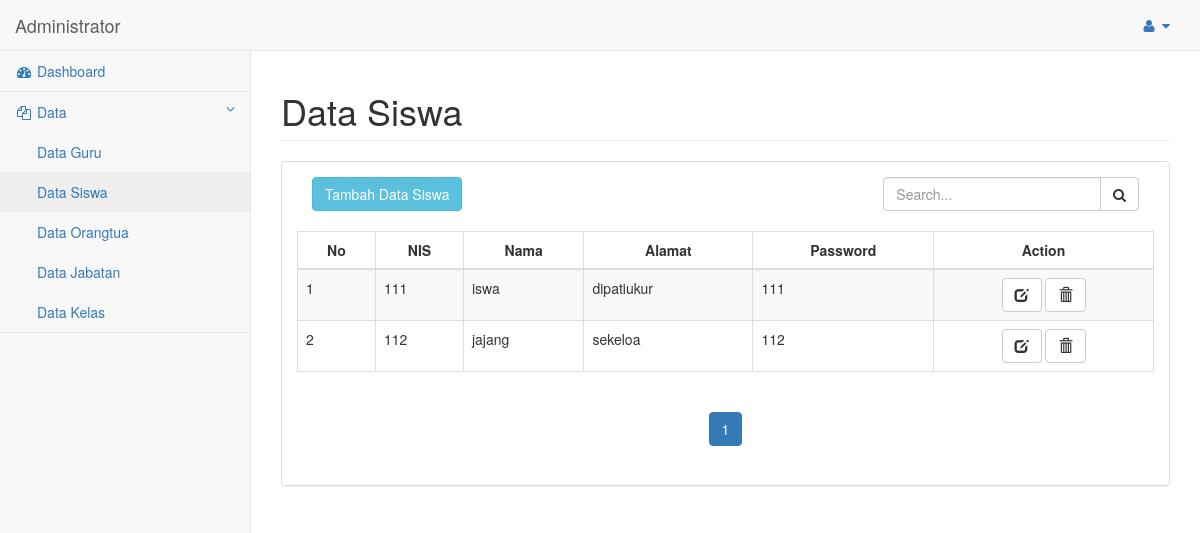
Page /admin/home_admin.php?tampil=siswa (signed in) on the committed database.
### tables this page shows
CREATE TABLE `tb_siswa` (
  `nis` varchar(14) NOT NULL,
  `nama` varchar(50) DEFAULT NULL,
  `alamat` varchar(100) DEFAULT NULL,
  `tempat_lahir` varchar(25) DEFAULT NULL,
  `tgl_lahir` date DEFAULT NULL,
  `password` varchar(15) NOT NULL,
  `id_kelas` varchar(3) DEFAULT NULL,
  `id_orangtua` varchar(3) DEFAULT NULL,
  `lat` double DEFAULT NULL,
  `longitude` double DEFAULT NULL,
  `foto` varchar(150) DEFAULT NULL,
  `baterai` int(11) NOT NULL,
  `status` char(1) DEFAULT '0'
);

### admin/tampil_siswa.php (the view, shortened to what this page needs)
<div id="page-wrapper">
    <div class="row">
        <div class="col-lg-12">
            <h1 class="page-header">Data Siswa</h1>
        </div>
    </div>
    <div class="row">
        <div class="col-lg-12">
            <div class="panel panel-default">
                <div class="panel-body">
                    <div class="col-md-4">
                        <button type="button" class="btn btn-info" data-toggle="modal" data-target="#tambah">Tambah Data Siswa</button><br><br>
                    </div>
                    <div class="col-md-4"></div>
                    <div class="col-md-4">
                    <ul class="nav">
                        <li class="sidebar-search">
                            <div class="input-group custom-search-form">
                                <input type="text" class="form-control" placeholder="Search...">
                                <span class="input-group-btn">
                                        <button class="btn btn-default" type="button">
                                            <i class="fa fa-search"></i>
                                        </button>
                                    </span>
                            </div>
                        </li>
                    </ul>
                        </div>
                    <br>
                    <table width="100%" class="table table-striped table-bordered table-hover" id="tabel_siswa">
                        <thead>
                            <tr>
                                <th>
                                    <center>No</center>
                                </th>
                                <th>
                                    <center>NIS</center>
                                </th>
                                <th>
                                    <center>Nama</center>
                                </th>
                                <th>
                                    <center>Alamat</center>
                                </th>
                                <th>
                                    <center>Password</center>
                                </th>
                                <th>
                                    <center>Action</center>
                                </th>
                            </tr>
                        </thead>
                        <tbody>
                            <?php
                            $page = isset( $_GET[ 'halaman' ] ) ? ( int )$_GET[ 'halaman' ] : 1;
                            $mulai = ( $page > 1 ) ? ( $page * 10 ) - 10 : 0;
                            $result = mysqli_query( $link, "SELECT * FROM tb_siswa" );
                            $total = mysqli_num_rows( $result );
                            $pages = ceil( $total / 10 );
                            $query = mysqli_query( $link, "select * from tb_siswa LIMIT $mulai, 10" )or die( mysqli_error( $link ) );
                            $no = $mulai + 1;
                            $ketemu = mysqli_num_rows( $query );
                            if ( $ketemu > 0 ) {
                                while ( $data = mysqli_fetch_assoc( $query ) ) {
                                    ?>
                            <tr>
                                <td>
                                    <?php echo $no++; ?>
                                </td>
                                <td>
                                    <?php echo $data['nis']; ?>
                                </td>
                                <td>
                                    <?php echo $data['nama']; ?>
                                </td>
                                <td>
                                    <?php echo $data['alamat']; ?>
                                </td>
                                <td>
                                    <?php echo $data['password']; ?>
                                </td>
                                <td>
                                    <center>
                                        <a href="#edit_data" class="btn btn-default btn-small" id="custId" data-toggle="modal" data-id="<?php echo $data[ 'nis' ]; ?>">
                                            <span class="glyphicon glyphicon-edit" aria-hidden="true"></span>
                                        </a>
                                        <a href="proses_hapus_data_orangtua.php?nuptk=<?php echo $data[ 'nis' ]; ?>" class="btn btn-default btn-small" onClick="return confirm('Apakah anda yakin ingin menghapus data orangtua?');" id="custId" data-toggle="modal" data-id="<?php echo $data[ 'nis' ]; ?>">
                                            <span class="glyphicon glyphicon-trash" aria-hidden="true"></span>
                                        </a>
                                    </center>
                                </td>
                            </tr>
                            <?php
                            }
                            }
                            ?>
                        </tbody>
                    </table>
                    <?php
                    if ( $pages > 0 ) {
                        ?>
                    <center>
                        <nav aria-label="Page navigation">
                            <ul class="pagination">
                                <?php
                                $isi = 1;
                                for ($i=1; $i<=$pages ; $i++){ ?>
                                <li <?php if($isi==$i) { echo "class='active'"; } ?>
                                    >
                                    <a href="home_admin.php?tampil=siswa&halaman=<?php echo $i; ?>">
                                        <?php echo $i; ?>
                                    </a>
                                </li>
                                <?php } ?>
                            </ul>
                        </nav>
                    </center>
                    <?php
                    }
                    ?>
                </div>
            </div>
        </div>
    </div>
</div>

### rows in the picture
tb_siswa: nis "111", nama "iswa", alamat "dipatiukur", password "111"
tb_siswa: nis "112", nama "jajang", alamat "sekeloa", password "112"
